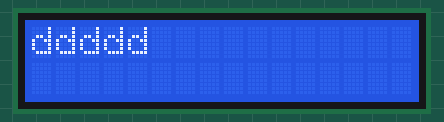
This sketch was run on a simulated Arduino Uno, built with avr-gcc and run on an emulated ATmega328P. Shown: 16×2 character LCD.

Above: at 0.1 s.
At 6.1 s:
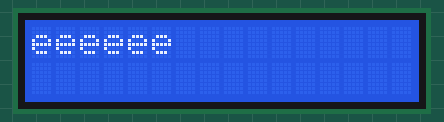
At 9.1 s:
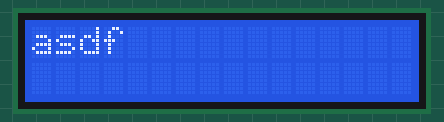

The sketch:

newlcd_HelloWorld.ino
```cpp
/*
  LiquidCrystal Library - Hello World

  The C1602A-V1.2 circuit:

 VSS  = GND
 VDD  = 5v
 VO   =  <- 10k pentiometer <- 5v
 RS   = 7
 RW   = GND
 E    = 6
 D0   = nothing
 D1   = nothing
 D2   = nothing
 D3   = nothing
 D4   = 5
 D5   = was 4 .. now 10
 D6   = was 3 .. now 9
 D7   = was 2 .. now 8

 BL+   -> <- 1k resistor <- 5v
 BL-   -> GND

 */
#include<LiquidCrystal.h>

const int rs = 7, en = 6, d4 = 5, d5 = 10, d6 = 9, d7 = 8;
LiquidCrystal lcd(rs, en, d4, d5, d6, d7);


void setup()
{
  Serial.begin(9600);
  lcd.begin(16, 2);

  ShowMessage("Hello this is a message");

}
int imsg = 0;
String msg[] = {"asdf","ddddd","ddddd","eeeeee"};
void loop()
{
  imsg++;
  if (4 <= imsg)
    imsg = 0;
  ShowMessage(msg[imsg]);
  delay(3000);
}


void ShowMessage(String msg) {

  lcd.setCursor(0, 0);
  for (int i=0; i< 16; i++) {
    if (msg.length() > i) {
      lcd.print(msg[i]);
    } else {
      lcd.print(" ");
    }
  }

  lcd.setCursor(0, 1);
  for (int i=16; i< 32; i++) {
    if (msg.length() > i) {
      lcd.print(msg[i]);
    } else {
      lcd.print(" ");
    }
  }

}
```

Measured:
- by itself, everything shown: repeats every 12.0 s, in 3 steps
- what the display in image 1 shows lasts 3.0 s, from 6.1 s to 9.1 s
